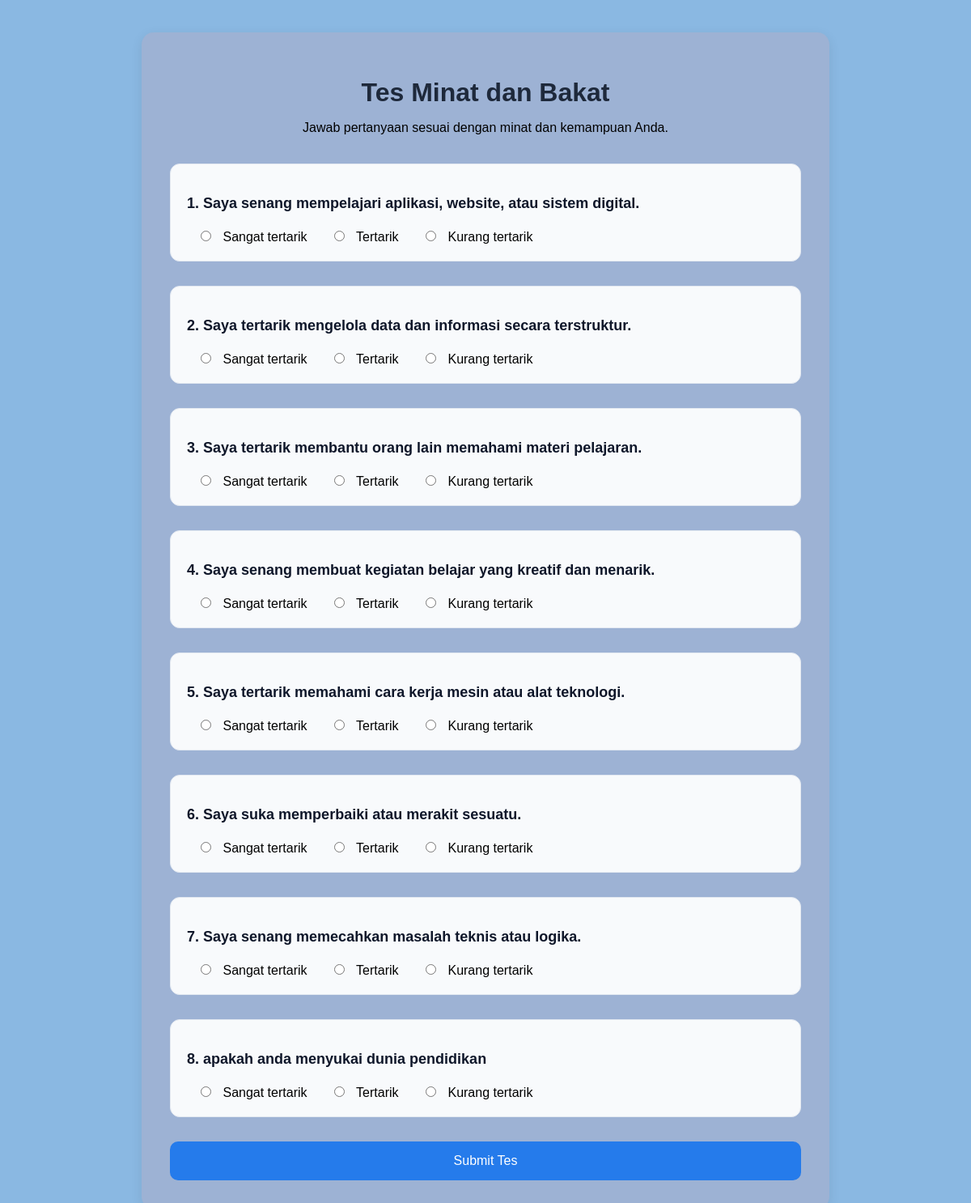
Screenshot of /fitur_tesminat/tes.php with the database file from the repository.
### tables this page shows
CREATE TABLE `soal_tes` (
  `id_soal` int(11) NOT NULL,
  `pertanyaan` text NOT NULL,
  `opsi_a` varchar(255) NOT NULL,
  `opsi_b` varchar(255) NOT NULL,
  `opsi_c` varchar(255) NOT NULL,
  `dibuat_pada` timestamp NOT NULL DEFAULT current_timestamp(),
  `diubah_pada` timestamp NOT NULL DEFAULT current_timestamp() ON UPDATE current_timestamp(),
  `kategori_a` varchar(100) DEFAULT NULL,
  `kategori_b` varchar(100) DEFAULT NULL,
  `kategori_c` varchar(100) DEFAULT NULL
);

### fitur_tesminat/tes.php (the view, shortened to what this page needs)
<?php
include '../config.php';
$data = mysqli_query($conn, "SELECT * FROM soal_tes");
?>
<!DOCTYPE html>
<html>
<head>
    <link rel="stylesheet" href="style.css?v=2">
</head>
<body>
<div class="container">
    <div class="form-box">
        <h1 class="title">
            Tes Minat dan Bakat
        </h1>
        <p class="desc">
            Jawab pertanyaan sesuai dengan minat dan kemampuan Anda.
        </p>
        <form action="proses_tes.php" method="POST">
        <?php
        $no = 1;
        while($d = mysqli_fetch_array($data)){
        ?>
        <div class="soal">
            <h3>
                <?= $no++ ?>.
                <?= $d['pertanyaan']; ?>
            </h3>
            <label class="opsi">
                <input type="radio"
                       name="jawaban[<?= $d['id_soal']; ?>]"
                       value="A"
                       required>
                <?= $d['opsi_a']; ?>
            </label>
            <label class="opsi">
                <input type="radio"
                       name="jawaban[<?= $d['id_soal']; ?>]"
                       value="B">
                <?= $d['opsi_b']; ?>
            </label>
            <label class="opsi">
                <input type="radio"
                       name="jawaban[<?= $d['id_soal']; ?>]"
                       value="C">
                <?= $d['opsi_c']; ?>
            </label>
        </div>
        <?php } ?>
        <button type="submit">
            Submit Tes
        </button>
        </form>
    </div>
</div>
</body>
</html>

### fitur_tesminat/style.css (style rules this page uses)
body { font-family: Arial, sans-serif; background: #8ab8e2; margin: 0; padding: 40px; }
.container { max-width: 850px; margin: auto; }
.form-box { background: rgb(157, 178, 212); padding: 35px; border-radius: 15px; box-shadow: 0 4px 15px rgba(0, 0, 0, 0.08); }
.title { text-align: center; margin-bottom: 10px; color: #1e293b; }
.desc { text-align: center; color: #000000; margin-bottom: 35px; }
.soal { margin-bottom: 30px; padding: 20px; border: 1px solid #e2e8f0; border-radius: 12px; background: #f8fafc; }
.soal h3 { margin-bottom: 20px; color: #0f172a; font-size: 18px; }
.opsi { margin-bottom: 12px; padding: 12px; border-radius: 8px; transition: 0.3s; cursor: pointer; }
.opsi input { margin-right: 10px; }
button { width: 100%; padding: 15px; background: #257beb; color: white; border: none; border-radius: 10px; font-size: 16px; cursor: pointer; transition: 0.3s; }

### rows the page displays
soal_tes: pertanyaan "Saya senang mempelajari aplikasi, website, atau sistem digital.", opsi_a "Sangat tertarik", opsi_b "Tertarik", opsi_c "Kurang tertarik"
soal_tes: pertanyaan "Saya tertarik mengelola data dan informasi secara terstruktur.", opsi_a "Sangat tertarik", opsi_b "Tertarik", opsi_c "Kurang tertarik"
soal_tes: pertanyaan "Saya tertarik membantu orang lain memahami materi pelajaran.", opsi_a "Sangat tertarik", opsi_b "Tertarik", opsi_c "Kurang tertarik"
soal_tes: pertanyaan "Saya senang membuat kegiatan belajar yang kreatif dan menarik.", opsi_a "Sangat tertarik", opsi_b "Tertarik", opsi_c "Kurang tertarik"
soal_tes: pertanyaan "Saya tertarik memahami cara kerja mesin atau alat teknologi.", opsi_a "Sangat tertarik", opsi_b "Tertarik", opsi_c "Kurang tertarik"
soal_tes: pertanyaan "Saya suka memperbaiki atau merakit sesuatu.", opsi_a "Sangat tertarik", opsi_b "Tertarik", opsi_c "Kurang tertarik"
soal_tes: pertanyaan "Saya senang memecahkan masalah teknis atau logika.", opsi_a "Sangat tertarik", opsi_b "Tertarik", opsi_c "Kurang tertarik"
soal_tes: pertanyaan "apakah anda menyukai dunia pendidikan", opsi_a "Sangat tertarik", opsi_b "Tertarik", opsi_c "Kurang tertarik"
